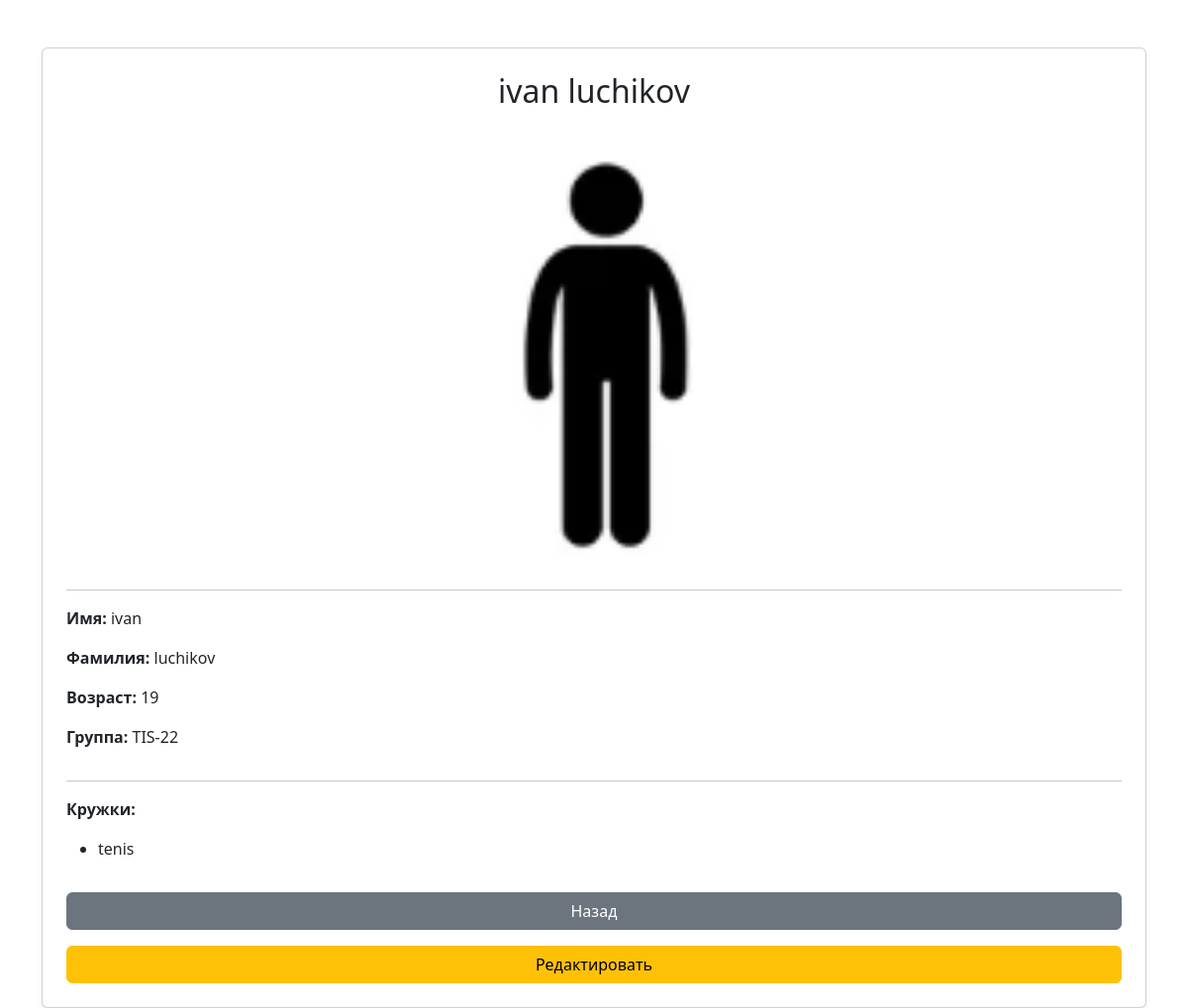
Screenshot of /student/1/ with the database file from the repository.
### students/models.py (models this page shows, shortened)
class Student(models.Model):
    first_name = models.CharField(max_length=100)
    last_name = models.CharField(max_length=100)
    age = models.IntegerField()
    group = models.ForeignKey(Group, on_delete=models.SET_NULL, null=True)
    clubs = models.ManyToManyField(Club, blank=True)
    photo = models.ImageField(upload_to='photos/', blank=True, null=True)

class Group(models.Model):
    name = models.CharField(max_length=100)
    curator = models.CharField(max_length=100)

class Club(models.Model):
    name = models.CharField(max_length=100)

### students/views.py (the view)
# urls.py: path("student/<int:pk>/", views.student_detail, name="student_detail"),
def student_detail(request, pk):
    student = Student.objects.get(id=pk)
    return render(request, "students/detail.html", {"student": student})

### students/templates/students/detail.html (shortened to what this page needs)
{% load static %}
<!DOCTYPE html>
<html>
<head>
    <link href="https://cdn.jsdelivr.net/npm/bootstrap@5.3.0/dist/css/bootstrap.min.css" rel="stylesheet">
</head>
<body class="container mt-5">
<div class="card shadow-sm p-4">
    <h2 class="mb-4 text-center">
        {{ student.first_name }} {{ student.last_name }}
    </h2>
    <div class="text-center mb-3">
        {% if student.photo %}
            <img src="{{ student.photo.url }}" width="200" class="rounded">
        {% else %}
            <img src="{% static 'images/default.png' %}" width="200" class="rounded">
        {% endif %}
    </div>
    <hr>
    <p><strong>Имя:</strong> {{ student.first_name }}</p>
    <p><strong>Фамилия:</strong> {{ student.last_name }}</p>
    <p><strong>Возраст:</strong> {{ student.age }}</p>
    <p><strong>Группа:</strong> {{ student.group.name }}</p>
    <hr>
    <p><strong>Кружки:</strong></p>
    <ul>
        {% for club in student.clubs.all %}
            <li>{{ club.name }}</li>
        {% empty %}
            <li>Нет кружков</li>
        {% endfor %}
    </ul>
    <a href="{% url 'student_list' %}" class="btn btn-secondary mt-3">
        Назад
    </a>
    <a href="{% url 'edit_student' student.id %}" class="btn btn-warning mt-3">
        Редактировать
    </a>
</div>
</body>
</html>

### rows the page displays
Student: first_name "ivan", last_name "luchikov", photo (picture), age "19", group.name "TIS-22"
Club: name "tenis"
